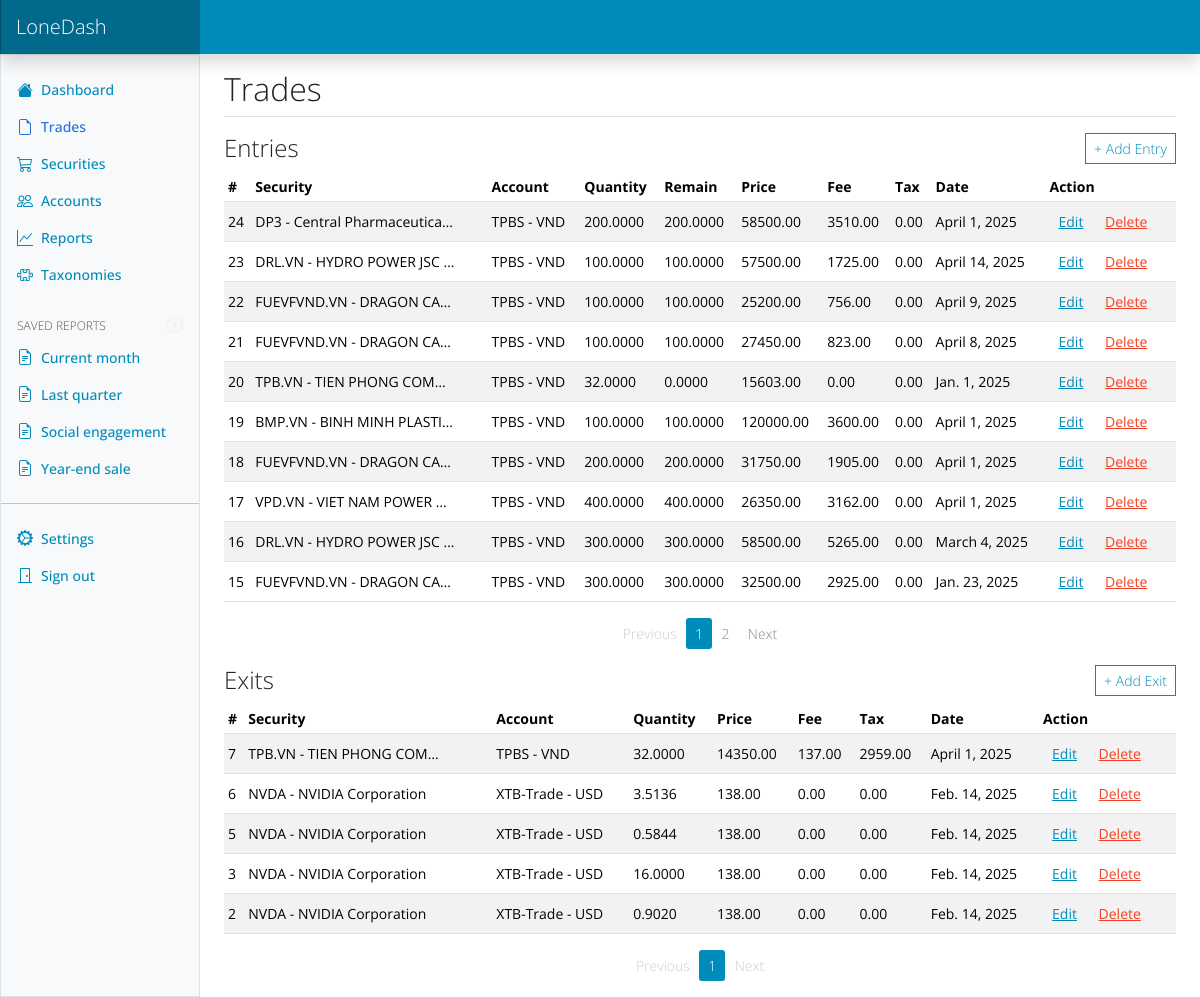
The page /trades/ (signed in) on the database as committed earlier.
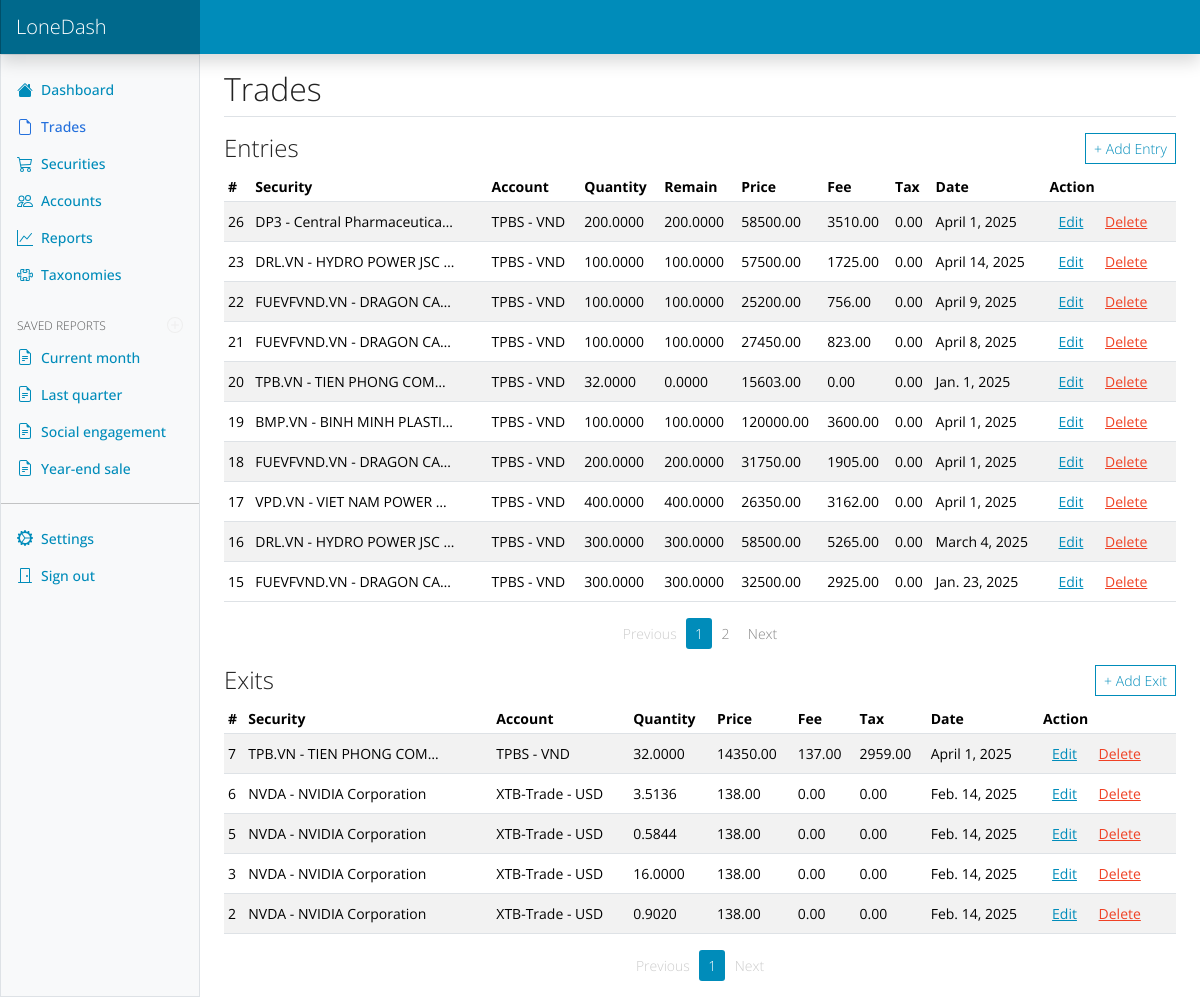
The same page on the database as committed later.
### dash/models.py (models this page shows, shortened)
class TradeEntry(models.Model):
    account = models.ForeignKey(Account, on_delete=models.CASCADE, related_name='entries')
    security = models.ForeignKey('Security', on_delete=models.CASCADE, related_name='entries')
    quantity = models.DecimalField(max_digits=16, decimal_places=4)
    price = models.DecimalField(max_digits=16, decimal_places=2)
    fee = models.DecimalField(max_digits=16, decimal_places=2, default=0)
    tax = models.DecimalField(max_digits=16, decimal_places=2, default=0)
    date = models.DateField(default=date.today)
    note = models.TextField(blank=True)
    class Meta:
        ordering = ['-date']
    def filled_quantity(self, until_date=None):
        qs = self.exits.all()
        if until_date:
            qs = qs.filter(date__lte=until_date)
        return qs.aggregate(total=models.Sum('quantity'))['total'] or Decimal('0')
    @property
    def remaining_quantity(self) -> Decimal:
        return self.remaining_quantity_at()
    def remaining_quantity_at(self, until_date=None) -> Decimal:
        if until_date is None:
            until_date = date.today()
        if until_date < self.date:
            return Decimal('0')
        return self.quantity - self.filled_quantity(until_date)

class Security(models.Model):
    user = models.ForeignKey(User, on_delete=models.CASCADE, related_name='security')
    code = models.CharField(max_length=20)
    exchange = models.CharField(max_length=20)
    name = models.CharField(max_length=255)
    type = models.CharField(max_length=255, blank=True)
    isin = models.CharField(max_length=20, blank=True)
    close = models.DecimalField(max_digits=16, decimal_places=2, default=0)
    date = models.DateField(default=date.today)
    api_source = models.CharField(max_length=50, blank=True, null=True)
    industry = models.CharField(max_length=100, blank=True)
    sector = models.CharField(max_length=100, blank=True)
    website = models.URLField(blank=True)
    description = models.TextField(blank=True)
    class Meta:
        constraints = [
            models.UniqueConstraint(fields=['user', 'code'], name='unique_user_code')
        ]
        indexes = [
            models.Index(fields=['user', 'code']),
        ]
    def __str__(self):
        return f"{self.code} - {self.name}"

class Account(models.Model):
    user = models.ForeignKey(User, on_delete=models.CASCADE, related_name='accounts')
    name = models.CharField(max_length=255)
    type = models.CharField(max_length=255, choices=[
        ('deposit', 'Deposit'),
        ('broker', 'Broker'),
    ])
    currency = models.ForeignKey(Currency, on_delete=models.PROTECT,null=True)
    active = models.BooleanField(default=True)
    description = models.TextField(blank=True)
    def __str__(self):
        return f"{self.name} - {self.currency}"
    def __init__(self, *args, **kwargs):
        super().__init__(*args, **kwargs)

class Currency(models.Model):
    code = models.CharField(max_length=10, unique=True)  # 'USD'
    name = models.CharField(max_length=100)              # 'US Dollar'
    symbol = models.CharField(max_length=5, blank=True)
    def __str__(self):
        return self.code

class TradeExit(models.Model):
    entry = models.ForeignKey(TradeEntry, on_delete=models.CASCADE, related_name='exits')
    price = models.DecimalField(max_digits=16, decimal_places=2)
    quantity = models.DecimalField(max_digits=16, decimal_places=4)  # Allow partial
    fee = models.DecimalField(max_digits=16, decimal_places=2, default=0)
    tax = models.DecimalField(max_digits=16, decimal_places=2, default=0)
    date = models.DateField(default=date.today)
    class Meta:
        ordering = ['-date']

### dash/views.py (the view)
# urls.py: path('trades/', trades_view, name='trades'),
def trades_view(request):
    entries_list = TradeEntry.objects.filter(account__user=request.user).order_by('-id')
    entries_paginator = Paginator(entries_list, 10)
    entries_page = entries_paginator.get_page(request.GET.get('entries_page'))
    exits_list = TradeExit.objects.filter(entry__account__user=request.user).order_by('-id')
    exits_paginator = Paginator(exits_list, 10)
    exits_page = exits_paginator.get_page(request.GET.get('exits_page'))
    svg_content = get_icons_svg()
    return render(request, "trades.html", {
        'icons_svg': svg_content,
        'entries' : entries_page,
        'exits' : exits_page,
        'active_page': "trades"
        })

### dash/views.py (called while the page is built)
def get_icons_svg():
    current_dir = os.path.dirname(__file__)
    svg_path = os.path.join(current_dir, 'static', 'icons', 'icons.svg')
    with open(svg_path, 'r', encoding='utf-8') as f:
        return f.read()

### dash/templates/trades.html (shortened to what the changed rows need)
{% extends "base.html" %}
{% block content %}
<main class="col-md-9 ms-sm-auto col-lg-10 px-md-4">
    <div class="d-flex justify-content-between flex-wrap flex-md-nowrap align-items-center pt-3 pb-2 mb-3 border-bottom">
        <h2 class="mb-0">Trades</h2>
    </div>
    <div class="table-responsive small">
        <table class="table table-striped table-sm table-hover">
            <thead>
                <tr>
                    <th scope="col">#</th>
                    <th scope="col">Security</th>
                    <th scope="col">Account</th>
                    <th scope="col">Quantity</th>
                    <th scope="col">Remain</th>
                    <th scope="col">Price</th>
                    <th scope="col">Fee</th>
                    <th scope="col">Tax</th>
                    <th scope="col">Date</th>
                    <th scope="col">Action</th>
                </tr>
            </thead>
            <tbody>
                {% for entry in entries %}
                <tr>
                    <td>{{ entry.id }}</td>
                    <td><div title="{{ entry.security }}" class="truncate-col">{{ entry.security }}</div></td>
                    <td>{{ entry.account }}</td>
                    <td>{{ entry.quantity}}</td>
                    <td>{{ entry.remaining_quantity|floatformat:"4"}}</td>
                    <td>{{ entry.price}}</td>
                    <td>{{ entry.fee}}</td>
                    <td>{{ entry.tax }}</td>
                    <td>{{ entry.date}}</td>
                    <td>
                        <button class="btn btn-sm btn-link btn-edit_entry" data-id="{{ entry.id }}">Edit</button>
                        <button class="btn btn-sm btn-link text-danger btn-delete-entry"
                            data-id="{{ entry.id }}">Delete</button>
                    </td>
                </tr>
                {% empty %}
                <tr>
                    <td colspan="10" class="text-center">No entry found.</td>
                </tr>
                {% endfor %}
            </tbody>
        </table>
    </div>
    <nav>
        <ul class="pagination pagination-sm justify-content-center">
            {% for num in entries.paginator.page_range %}
            <li class="page-item {% if entries.number == num %}active{% endif %}">
                <a class="page-link" href="?entries_page={{ num }}">{{ num }}</a>
            </li>
            {% endfor %}
        </ul>
    </nav>
    <div class="table-responsive small">
        <table class="table table-striped table-sm table-hover">
            <thead>
                <tr>
                    <th scope="col">#</th>
                    <th scope="col">Security</th>
                    <th scope="col">Account</th>
                    <th scope="col">Quantity</th>
                    <th scope="col">Price</th>
                    <th scope="col">Fee</th>
                    <th scope="col">Tax</th>
                    <th scope="col">Date</th>
                    <th scope="col">Action</th>
                </tr>
            </thead>
            <tbody>
                {% for exit in exits %}
                <tr>
                    <td>{{ exit.id }}</td>
                    <td><div title="{{ exit.entry.security }}" class="truncate-col">{{ exit.entry.security }}</div></td>
                    <td>{{ exit.entry.account }}</td>
                    <td>{{ exit.quantity}}</td>
                    <td>{{ exit.price}}</td>
                    <td>{{ exit.fee}}</td>
                    <td>{{ exit.tax }}</td>
                    <td>{{ exit.date}}</td>
                    <td>
                        <button class="btn btn-sm btn-link btn-edit_exit" data-id="{{ exit.id }}">Edit</button>
                        <button class="btn btn-sm btn-link text-danger btn-delete-exit"
                            data-id="{{ exit.id }}">Delete</button>
                    </td>
                </tr>
                {% empty %}
                <tr>
                    <td colspan="9" class="text-center">No exit found.</td>
                </tr>
                {% endfor %}
            </tbody>
        </table>
    </div>
    <nav>
        <ul class="pagination pagination-sm justify-content-center">
            {% for num in exits.paginator.page_range %}
            <li class="page-item {% if exits.number == num %}active{% endif %}">
                <a class="page-link" href="?exits_page={{ num }}">{{ num }}</a>
            </li>
            {% endfor %}
        </ul>
    </nav>
</main>
{% endblock %}
{% block page_scripts %}
{% load static %}
{% endblock %}

Rows that differ between the two databases and show on the page:
removed TradeEntry: id "24", security "DP3 - Central Pharmaceutica…", account "TPBS - VND", quantity "200.0000", remaining_quantity "200.0000", price "58500.00", fee "3510.00", tax "0.00", date "April 1, 2025"
added TradeEntry: id "26", security "DP3 - Central Pharmaceutica…", account "TPBS - VND", quantity "200.0000", remaining_quantity "200.0000", price "58500.00", fee "3510.00", tax "0.00", date "April 1, 2025"
